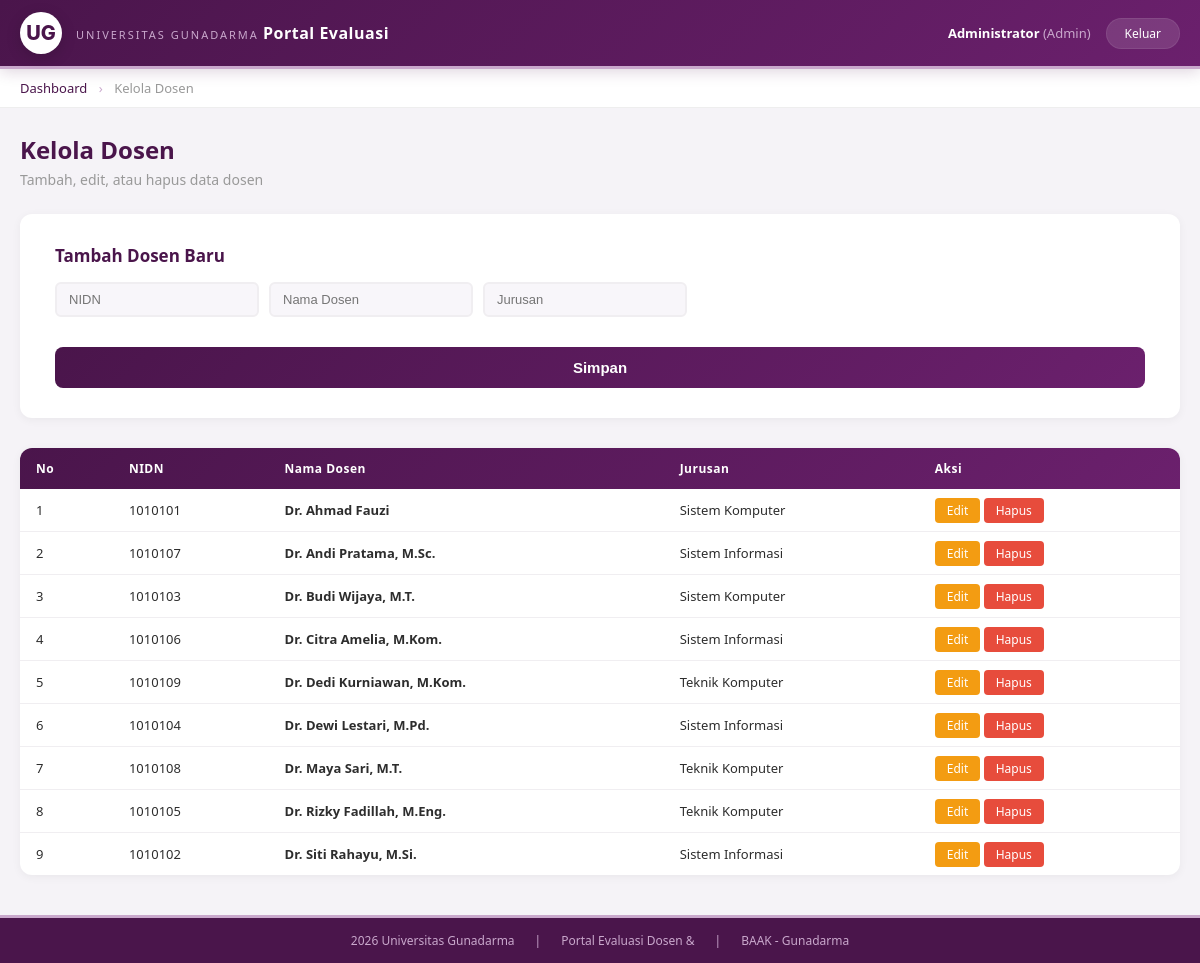
The app's page /evaluasi_dosen/admin/kelola_dosen.php (signed in) with its own data.
### tables this page shows
CREATE TABLE `dosen` (
  `id` int(11) NOT NULL,
  `nidn` varchar(20) DEFAULT NULL,
  `nama` varchar(100) DEFAULT NULL,
  `departemen` varchar(50) DEFAULT NULL
);

### evaluasi_dosen/admin/kelola_dosen.php (the view, shortened to what this page needs)
<?php
require '../db.php';
$data = mysqli_query($conn, "SELECT * FROM dosen ORDER BY nama");
?>
<!DOCTYPE html>
<html lang="id">
<head>
    <link rel="stylesheet" href="../css/style.css">
</head>
<body>
    <div class="top-bar">
        <div class="wrapper">
            <div class="logo-area">
                <div class="logo-icon">UG</div>
                <div class="logo-text">
                    <span class="univ-name">UNIVERSITAS GUNADARMA</span>
                    <span class="portal-name">Portal Evaluasi</span>
                </div>
            </div>
            <div class="user-menu">
                <span class="user-name"><strong><?= $_SESSION['user_nama'] ?></strong> (Admin)</span>
                <a href="../logout.php" class="btn-logout">Keluar</a>
            </div>
        </div>
    </div>
    <div class="breadcrumb">
        <div class="wrapper">
            <a href="dashboard.php">Dashboard</a>
            <span class="separator">›</span>
            <span>Kelola Dosen</span>
        </div>
    </div>
    <div class="wrapper">
        <div class="page-title">
            <h2>Kelola Dosen</h2>
            <p>Tambah, edit, atau hapus data dosen</p>
        </div>
        <div class="form-box" style="margin-bottom: 30px;">
            <h3 style="color:#4A154B; margin-bottom:15px;">Tambah Dosen Baru</h3>
            <form method="POST" class="form-inline">
                <input type="text" name="nidn" placeholder="NIDN" required>
                <input type="text" name="nama" placeholder="Nama Dosen" required>
                <input type="text" name="departemen" placeholder="Jurusan" required>
                <button type="submit" name="tambah">Simpan</button>
            </form>
        </div>
        <div class="table-wrapper">
            <table>
                <thead>
                    <tr>
                        <th>No</th>
                        <th>NIDN</th>
                        <th>Nama Dosen</th>
                        <th>Jurusan</th>
                        <th>Aksi</th>
                    </tr>
                </thead>
                <tbody>
                    <?php $no = 1; while ($row = mysqli_fetch_assoc($data)): ?>
                    <tr>
                        <td><?= $no++ ?></td>
                        <td><?= $row['nidn'] ?></td>
                        <td><strong><?= $row['nama'] ?></strong></td>
                        <td><?= $row['departemen'] ?></td>
                        <td>
                            <a href="?edit=<?= $row['id'] ?>" class="btn-edit">Edit</a>
                            <a href="?hapus=<?= $row['id'] ?>" class="btn-hapus" onclick="return confirm('Yakin hapus?')">Hapus</a>
                        </td>
                    </tr>
                    <?php endwhile; ?>
                </tbody>
            </table>
        </div>
    </div>
    <div class="footer">
        <div class="wrapper">
            <span>2026 Universitas Gunadarma</span>
            <span>|</span>
            <span>Portal Evaluasi Dosen &amp;</span>
            <span>|</span>
            <span>BAAK - Gunadarma</span>
        </div>
    </div>
</body>
</html>

### evaluasi_dosen/css/style.css (style rules this page uses)
* { margin: 0; padding: 0; box-sizing: border-box; }
body { font-family: 'Segoe UI', Tahoma, Geneva, Verdana, sans-serif; background: #f5f3f7; min-height: 100vh; color: #2d2d2d; }
.wrapper { max-width: 1200px; margin: 0 auto; padding: 0 20px; }
.top-bar { background: linear-gradient(135deg, #4A154B 0%, #6B206D 100%); color: white; padding: 12px 0; border-bottom: 3px solid #c9a8cc; box-shadow: 0 2px 15px rgba(74, 21, 75, 0.2); position: sticky; top: 0; z-index: 1000; }
.top-bar .wrapper { display: flex; justify-content: space-between; align-items: center; flex-wrap: wrap; gap: 10px; }
.top-bar .logo-area { display: flex; align-items: center; gap: 14px; }
.top-bar .logo-area .logo-icon { font-size: 20px !important; font-weight: 800 !important; background: white !important; color: #4A154B !important; width: 42px !important; height: 42px !important; border-radius: 50% !important; display: flex !important; align-items: center !important; justify-content: center !important; font-family: 'Inter', 'Segoe UI', sans-serif !important; box-shadow: 0 4px 15px rgba(0,0,0,0.15) !important; letter-spacing: 0px !important; }
.top-bar .logo-area .logo-text .univ-name { font-size: 10px; color: #c9a8cc; letter-spacing: 2px; font-weight: 300; }
.top-bar .logo-area .logo-text .portal-name { font-size: 18px; font-weight: 700; letter-spacing: 0.5px; color: white; }
.top-bar .user-menu { display: flex; align-items: center; gap: 15px; }
.top-bar .user-menu .user-name { font-size: 13px; color: #c9a8cc; }
.top-bar .user-menu .user-name strong { color: white; font-weight: 600; }
.top-bar .user-menu .btn-logout { background: rgba(255,255,255,0.12); color: white; padding: 6px 18px; border-radius: 20px; text-decoration: none; font-size: 12px; font-weight: 500; transition: all 0.3s; border: 1px solid rgba(255,255,255,0.08); }
.breadcrumb { background: white; padding: 10px 0; border-bottom: 1px solid #eee; margin-bottom: 25px; }
.breadcrumb .wrapper { font-size: 13px; color: #999; }
.breadcrumb .wrapper a { color: #4A154B; text-decoration: none; font-weight: 500; }
.breadcrumb .wrapper .separator { margin: 0 8px; color: #c9a8cc; }
.page-title { margin-bottom: 25px; }
.page-title h2 { color: #4A154B; font-size: 24px; font-weight: 700; }
.page-title p { color: #999; font-size: 14px; margin-top: 4px; }
.form-box { background: white; padding: 30px 35px; border-radius: 12px; box-shadow: 0 2px 10px rgba(0,0,0,0.05); }
.btn-primary, .form-box button[type="submit"] { width: 100%; padding: 12px; background: linear-gradient(135deg, #4A154B, #6B206D); color: white; border: none; border-radius: 8px; font-size: 15px; font-weight: 700; cursor: pointer; margin-top: 20px; transition: all 0.3s; }
.table-wrapper { background: white; border-radius: 12px; overflow-x: auto; box-shadow: 0 2px 10px rgba(0,0,0,0.05); }
.table-wrapper table { width: 100%; border-collapse: collapse; min-width: 600px; }
.table-wrapper thead { background: linear-gradient(135deg, #4A154B, #6B206D); }
.table-wrapper th { color: white; padding: 12px 16px; text-align: left; font-size: 12px; font-weight: 600; letter-spacing: 0.5px; white-space: nowrap; }
.table-wrapper td { padding: 12px 16px; font-size: 13px; border-bottom: 1px solid #f0eef1; }
.table-wrapper tbody tr:last-child td { border-bottom: none; }
.footer { background: #4A154B; color: #c9a8cc; text-align: center; padding: 14px 0; margin-top: 40px; font-size: 12px; border-top: 3px solid #c9a8cc; }
.footer .wrapper { display: flex; justify-content: center; gap: 20px; flex-wrap: wrap; }
.footer span { color: #c9a8cc; }

### records on screen
dosen: nidn "1010101", nama "Dr. Ahmad Fauzi", departemen "Sistem Komputer"
dosen: nidn "1010107", nama "Dr. Andi Pratama, M.Sc.", departemen "Sistem Informasi"
dosen: nidn "1010103", nama "Dr. Budi Wijaya, M.T.", departemen "Sistem Komputer"
dosen: nidn "1010106", nama "Dr. Citra Amelia, M.Kom.", departemen "Sistem Informasi"
dosen: nidn "1010109", nama "Dr. Dedi Kurniawan, M.Kom.", departemen "Teknik Komputer"
dosen: nidn "1010104", nama "Dr. Dewi Lestari, M.Pd.", departemen "Sistem Informasi"
dosen: nidn "1010108", nama "Dr. Maya Sari, M.T.", departemen "Teknik Komputer"
dosen: nidn "1010105", nama "Dr. Rizky Fadillah, M.Eng.", departemen "Teknik Komputer"
dosen: nidn "1010102", nama "Dr. Siti Rahayu, M.Si.", departemen "Sistem Informasi"

### other values on screen
$_SESSION['user_nama'] "Administrator"
